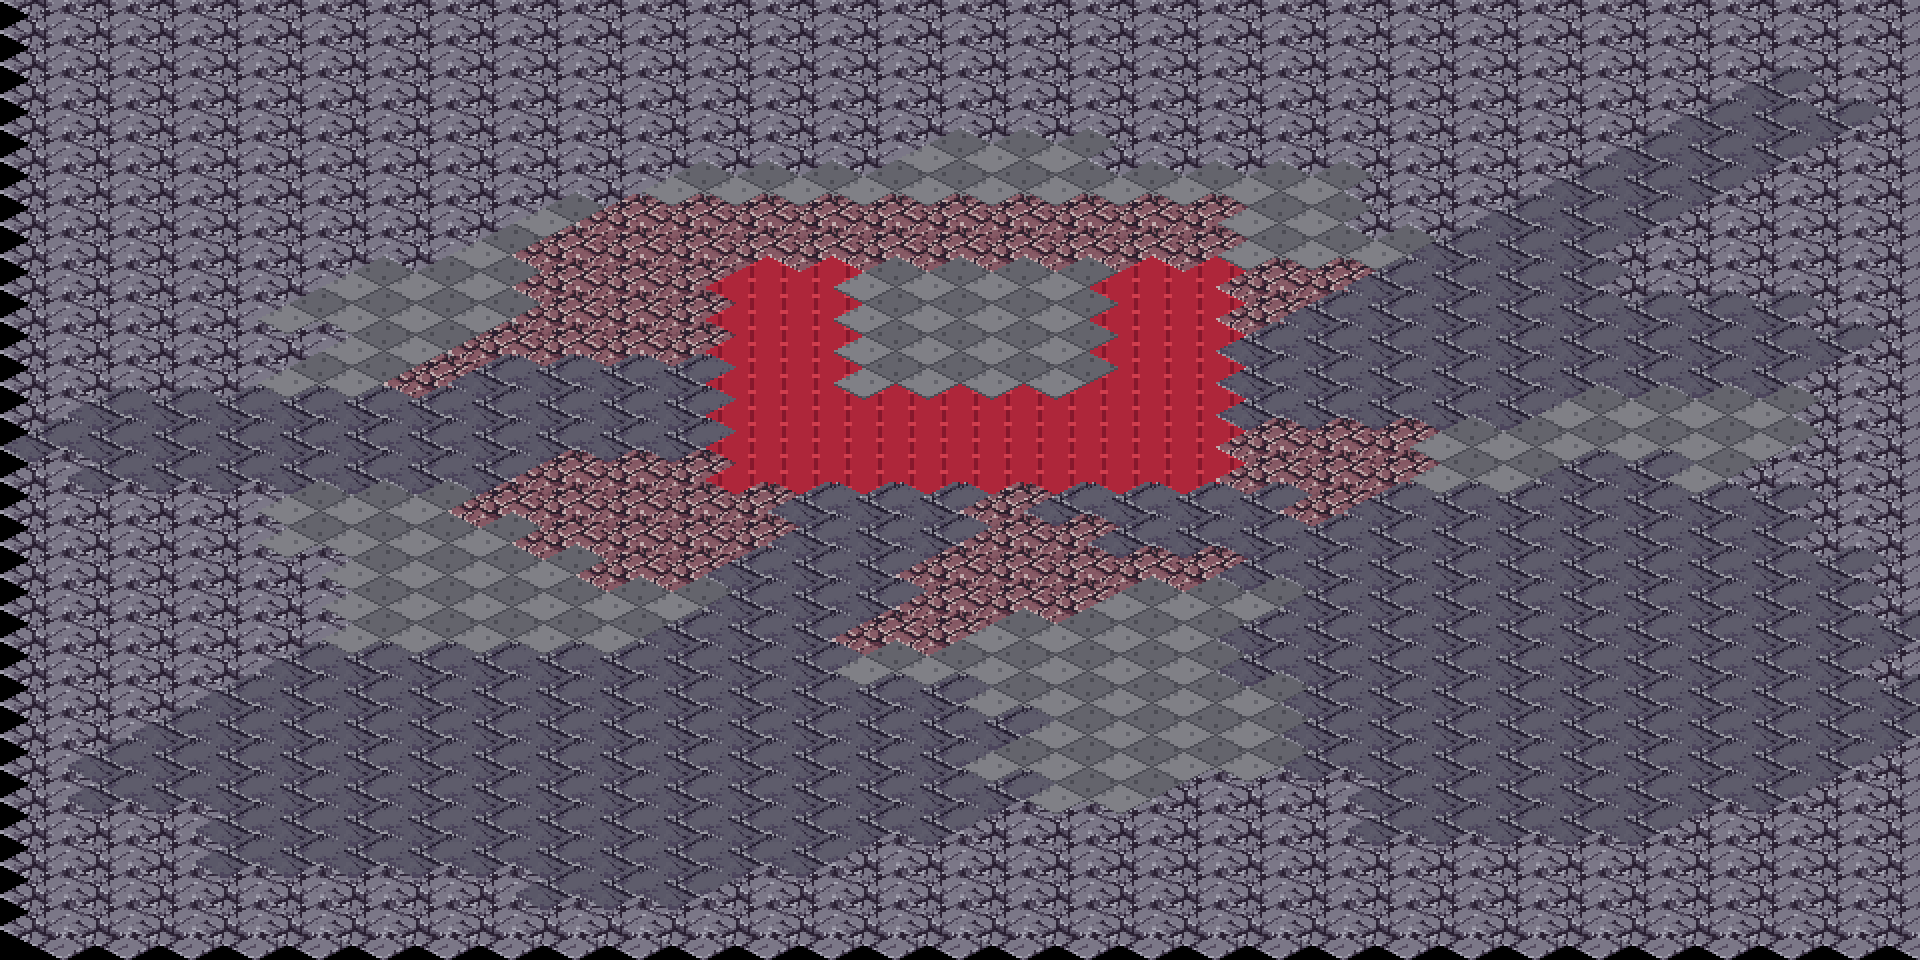

This game map was drawn from its Tiled (.tmx) file and the tilesets committed beside it. A one-line description and the full map source follow:
An orthogonal 30x30 tile map with 64x32 px tiles, 1 tile layer (suelo).

<map version="1.10" orientation="orthogonal" renderorder="right-down" width="30" height="30" tilewidth="64" tileheight="32" infinite="0" nextlayerid="2" nextobjectid="1">
 <tileset firstgid="1" name="terreno_mundo" tilewidth="128" tileheight="64" tile_count="203" columns="8">
  <image source="../textures/../textures/terreno_mundo.png" width="1024" height="1664" />
  <tile id="6">
   <properties>
    <property name="collision" type="bool" value="true" />
   </properties>
  </tile>
 </tileset>
 <layer id="1" name="suelo" width="30" height="30">
  <data encoding="csv">
7,7,7,7,7,7,7,7,7,7,7,7,7,7,7,7,7,7,7,7,7,7,7,7,7,7,7,7,7,7,
7,7,7,7,7,7,7,7,7,7,7,7,7,7,7,7,7,7,7,7,7,7,7,7,7,7,7,7,7,7,
7,7,7,7,7,7,7,7,7,7,7,7,7,7,7,7,7,7,7,7,7,7,7,7,7,7,7,7,7,7,
7,7,7,7,7,7,7,7,7,7,7,7,7,7,7,7,7,7,7,7,7,7,7,7,7,7,7,39,7,7,
7,7,7,7,7,7,7,7,7,7,7,7,7,7,7,7,7,7,7,7,7,7,7,7,7,7,39,39,39,7,
7,7,7,7,7,7,7,7,7,7,7,7,7,7,163,163,163,7,7,7,7,7,7,7,7,39,39,39,7,7,
7,7,7,7,7,7,7,7,7,7,163,163,163,163,163,163,163,163,163,163,163,7,7,7,39,39,39,7,7,7,
7,7,7,7,7,7,7,7,163,16,16,16,16,16,16,16,16,16,16,163,163,7,7,39,39,39,7,7,7,7,
7,7,7,7,7,7,7,163,16,16,16,16,16,16,16,16,16,16,16,163,163,163,39,39,39,7,7,7,7,7,
7,7,7,7,7,163,163,163,16,16,16,170,170,199,199,199,199,170,170,16,16,39,39,39,39,7,7,7,7,7,
7,7,7,7,163,163,163,163,16,16,16,170,170,199,199,199,199,170,170,16,39,39,39,39,39,39,39,39,7,7,
7,7,7,7,7,163,163,16,16,16,16,170,170,199,199,199,199,170,170,39,39,39,39,39,39,39,39,39,39,7,
7,7,7,7,163,163,16,39,39,39,39,170,170,199,199,199,199,170,170,39,39,39,39,39,39,39,39,39,7,7,
7,39,39,39,39,39,39,39,39,39,39,170,170,170,170,170,170,170,170,39,39,39,39,39,163,163,163,163,7,7,
39,39,39,39,39,39,39,39,39,39,39,170,170,170,170,170,170,170,170,16,16,16,163,163,163,163,163,163,7,7,
7,39,39,39,39,39,39,39,16,16,16,170,170,170,170,170,170,170,170,16,16,16,163,163,39,39,163,7,7,7,
7,7,7,7,163,163,163,16,16,16,16,16,39,39,39,16,39,39,39,39,16,39,39,39,39,39,39,39,7,7,
7,7,7,7,163,163,163,163,16,16,16,16,39,39,39,16,16,39,39,39,39,39,39,39,39,39,39,39,7,7,
7,7,7,7,7,163,163,163,163,16,16,39,39,39,16,16,16,16,16,39,39,39,39,39,39,39,39,39,39,7,
7,7,7,7,7,163,163,163,163,163,163,39,39,39,16,16,16,163,163,163,39,39,39,39,39,39,39,39,39,7,
7,7,7,7,7,163,163,163,163,163,39,39,39,16,16,163,163,163,163,39,39,39,39,39,39,39,39,39,39,39,
7,7,7,7,39,39,39,39,39,39,39,39,39,163,163,163,163,163,163,39,39,39,39,39,39,39,39,39,39,7,
7,7,7,39,39,39,39,39,39,39,39,39,39,39,39,163,163,163,163,163,39,39,39,39,39,39,39,39,39,39,
7,7,39,39,39,39,39,39,39,39,39,39,39,39,39,39,163,163,163,163,39,39,39,39,39,39,39,39,39,39,
7,39,39,39,39,39,39,39,39,39,39,39,39,39,39,163,163,163,163,163,39,39,39,39,39,39,39,39,39,7,
7,39,39,39,39,39,39,39,39,39,39,39,39,39,39,39,163,163,7,7,7,39,39,39,39,39,39,39,7,7,
7,7,7,39,39,39,39,39,39,39,39,39,39,39,39,7,7,7,7,7,7,39,39,39,39,39,7,7,7,7,
7,7,7,39,39,39,39,39,39,39,39,39,39,7,7,7,7,7,7,7,7,7,7,7,7,7,7,7,7,7,
7,7,7,7,7,7,7,7,39,39,39,7,7,7,7,7,7,7,7,7,7,7,7,7,7,7,7,7,7,7,
7,7,7,7,7,7,7,7,7,7,7,7,7,7,7,7,7,7,7,7,7,7,7,7,7,7,7,7,7,7
</data>
 </layer>
</map>
